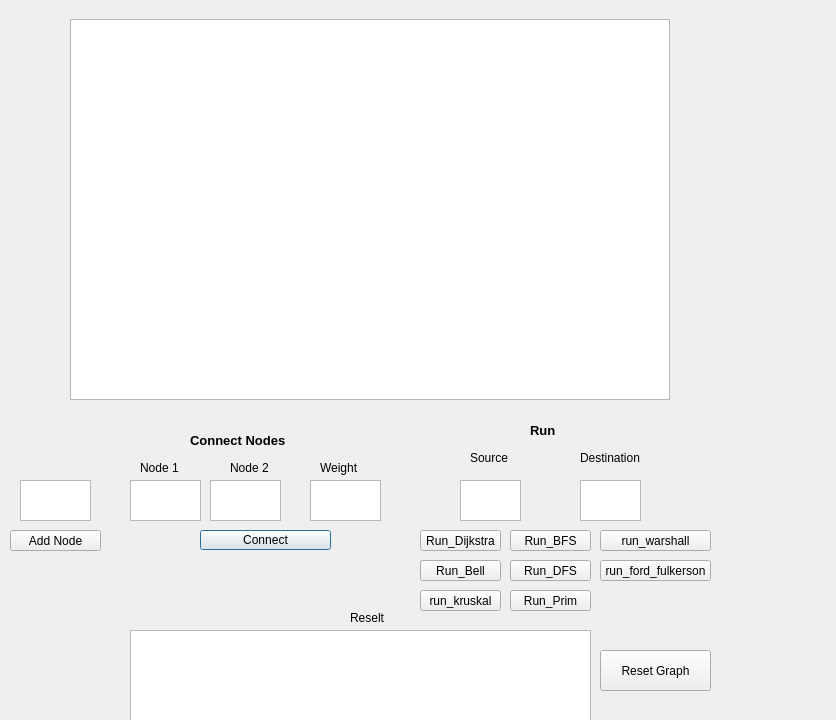
<?xml version="1.0" encoding="UTF-8"?>
<ui version="4.0">
 <class>Dialog</class>
 <widget class="QDialog" name="Dialog">
  <property name="geometry">
   <rect>
    <x>0</x>
    <y>0</y>
    <width>836</width>
    <height>720</height>
   </rect>
  </property>
  <property name="windowTitle">
   <string>Dialog</string>
  </property>
  <widget class="QGraphicsView" name="graph_View">
   <property name="geometry">
    <rect>
     <x>70</x>
     <y>19</y>
     <width>600</width>
     <height>381</height>
    </rect>
   </property>
  </widget>
  <widget class="QTextEdit" name="node1_text">
   <property name="geometry">
    <rect>
     <x>310</x>
     <y>480</y>
     <width>71</width>
     <height>41</height>
    </rect>
   </property>
  </widget>
  <widget class="QTextEdit" name="node2_text">
   <property name="geometry">
    <rect>
     <x>130</x>
     <y>480</y>
     <width>71</width>
     <height>41</height>
    </rect>
   </property>
  </widget>
  <widget class="QTextEdit" name="weight_text">
   <property name="geometry">
    <rect>
     <x>210</x>
     <y>480</y>
     <width>71</width>
     <height>41</height>
    </rect>
   </property>
  </widget>
  <widget class="QTextEdit" name="textEdit">
   <property name="geometry">
    <rect>
     <x>460</x>
     <y>480</y>
     <width>61</width>
     <height>41</height>
    </rect>
   </property>
  </widget>
  <widget class="QTextEdit" name="textEdit_2">
   <property name="geometry">
    <rect>
     <x>580</x>
     <y>480</y>
     <width>61</width>
     <height>41</height>
    </rect>
   </property>
  </widget>
  <widget class="QLabel" name="label_12">
   <property name="geometry">
    <rect>
     <x>530</x>
     <y>420</y>
     <width>31</width>
     <height>21</height>
    </rect>
   </property>
   <property name="font">
    <font>
     <pointsize>10</pointsize>
     <weight>75</weight>
     <bold>true</bold>
    </font>
   </property>
   <property name="text">
    <string>Run</string>
   </property>
  </widget>
  <widget class="QLabel" name="label_4">
   <property name="geometry">
    <rect>
     <x>190</x>
     <y>430</y>
     <width>111</width>
     <height>20</height>
    </rect>
   </property>
   <property name="font">
    <font>
     <pointsize>10</pointsize>
     <weight>75</weight>
     <bold>true</bold>
    </font>
   </property>
   <property name="text">
    <string>Connect Nodes</string>
   </property>
  </widget>
  <widget class="QLabel" name="label_5">
   <property name="geometry">
    <rect>
     <x>140</x>
     <y>460</y>
     <width>51</width>
     <height>16</height>
    </rect>
   </property>
   <property name="text">
    <string>Node 1</string>
   </property>
  </widget>
  <widget class="QLabel" name="label_6">
   <property name="geometry">
    <rect>
     <x>230</x>
     <y>460</y>
     <width>51</width>
     <height>16</height>
    </rect>
   </property>
   <property name="text">
    <string>Node 2</string>
   </property>
  </widget>
  <widget class="QLabel" name="label_7">
   <property name="geometry">
    <rect>
     <x>320</x>
     <y>460</y>
     <width>51</width>
     <height>16</height>
    </rect>
   </property>
   <property name="text">
    <string>Weight</string>
   </property>
  </widget>
  <widget class="QLabel" name="label_13">
   <property name="geometry">
    <rect>
     <x>470</x>
     <y>450</y>
     <width>51</width>
     <height>16</height>
    </rect>
   </property>
   <property name="text">
    <string>Source</string>
   </property>
  </widget>
  <widget class="QLabel" name="label_14">
   <property name="geometry">
    <rect>
     <x>580</x>
     <y>450</y>
     <width>61</width>
     <height>16</height>
    </rect>
   </property>
   <property name="text">
    <string>Destination</string>
   </property>
  </widget>
  <widget class="QPushButton" name="connect_button">
   <property name="geometry">
    <rect>
     <x>200</x>
     <y>530</y>
     <width>131</width>
     <height>20</height>
    </rect>
   </property>
   <property name="text">
    <string>Connect</string>
   </property>
  </widget>
  <widget class="QPushButton" name="run_button">
   <property name="geometry">
    <rect>
     <x>420</x>
     <y>530</y>
     <width>81</width>
     <height>21</height>
    </rect>
   </property>
   <property name="text">
    <string>Run_Dijkstra</string>
   </property>
  </widget>
  <widget class="QPushButton" name="resetgraph_button">
   <property name="geometry">
    <rect>
     <x>600</x>
     <y>650</y>
     <width>111</width>
     <height>41</height>
    </rect>
   </property>
   <property name="text">
    <string>Reset Graph</string>
   </property>
  </widget>
  <widget class="QTextEdit" name="textEdit_3">
   <property name="geometry">
    <rect>
     <x>130</x>
     <y>630</y>
     <width>461</width>
     <height>91</height>
    </rect>
   </property>
  </widget>
  <widget class="QLabel" name="label_15">
   <property name="geometry">
    <rect>
     <x>350</x>
     <y>610</y>
     <width>51</width>
     <height>16</height>
    </rect>
   </property>
   <property name="text">
    <string>Reselt</string>
   </property>
  </widget>
  <widget class="QPushButton" name="run_bell">
   <property name="geometry">
    <rect>
     <x>420</x>
     <y>560</y>
     <width>81</width>
     <height>21</height>
    </rect>
   </property>
   <property name="text">
    <string>Run_Bell</string>
   </property>
  </widget>
  <widget class="QPushButton" name="run_bell_2">
   <property name="geometry">
    <rect>
     <x>510</x>
     <y>560</y>
     <width>81</width>
     <height>21</height>
    </rect>
   </property>
   <property name="text">
    <string>Run_DFS</string>
   </property>
  </widget>
  <widget class="QPushButton" name="run_bell_3">
   <property name="geometry">
    <rect>
     <x>510</x>
     <y>530</y>
     <width>81</width>
     <height>21</height>
    </rect>
   </property>
   <property name="text">
    <string>Run_BFS</string>
   </property>
  </widget>
  <widget class="QPushButton" name="run_bell_4">
   <property name="geometry">
    <rect>
     <x>510</x>
     <y>590</y>
     <width>81</width>
     <height>21</height>
    </rect>
   </property>
   <property name="text">
    <string>Run_Prim</string>
   </property>
  </widget>
  <widget class="QPushButton" name="run_kruskal">
   <property name="geometry">
    <rect>
     <x>420</x>
     <y>590</y>
     <width>81</width>
     <height>21</height>
    </rect>
   </property>
   <property name="text">
    <string>run_kruskal</string>
   </property>
  </widget>
  <widget class="QPushButton" name="run_bell_6">
   <property name="geometry">
    <rect>
     <x>600</x>
     <y>560</y>
     <width>111</width>
     <height>21</height>
    </rect>
   </property>
   <property name="text">
    <string>run_ford_fulkerson</string>
   </property>
  </widget>
  <widget class="QPushButton" name="run_bell_7">
   <property name="geometry">
    <rect>
     <x>600</x>
     <y>530</y>
     <width>111</width>
     <height>21</height>
    </rect>
   </property>
   <property name="text">
    <string>run_warshall</string>
   </property>
  </widget>
  <widget class="QPushButton" name="connect_button_2">
   <property name="geometry">
    <rect>
     <x>10</x>
     <y>530</y>
     <width>91</width>
     <height>21</height>
    </rect>
   </property>
   <property name="text">
    <string>Add Node</string>
   </property>
  </widget>
  <widget class="QTextEdit" name="node2_text_2">
   <property name="geometry">
    <rect>
     <x>20</x>
     <y>480</y>
     <width>71</width>
     <height>41</height>
    </rect>
   </property>
  </widget>
 </widget>
 <resources/>
 <connections/>
</ui>
